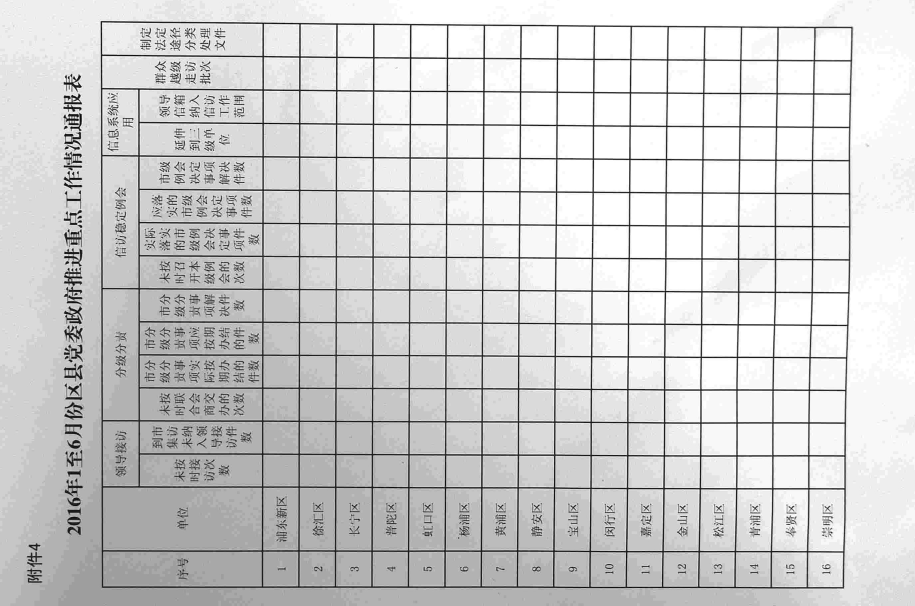
#> input picture ocr-v3/image/A4_1.jpg, 2745 x 1818 px (shown at 1/3 size); its folder holds only this picture in this run
$ python -i myRecognizer.py   (imports and definitions only)   (Python 2 division)
#> lines starting #> are read from the running program, lines starting #| are printed output that depends on the picture; after the words box and inside, x2 and y2 are one past the last pixel; in counts of white or black regions, pixels touching at a corner belong together
#!usr/bin/env/python
# -*- coding: utf-8 -*-
import os
import cv2
import numpy as np
import xlwt
import datetime
import platform


class MyRecognizer(object):

    def __init__(self,):
        super(MyRecognizer,self).__init__()
        self.path    = os.path.join(os.path.dirname(__file__),'output/')
        self.picedir = os.path.join(os.path.dirname(__file__),'pice/')
        self.tesseractConfig = os.path.join(os.path.dirname(__file__),'t_config')

        self.iterTimes    = 0
        self.maxIters     = 200
        self.yMinOffset   = 480
        self.isExcel      = False
        self.isA4         = False
        self.rotateNeeded = False

        self.tableSettingsA3  = {"minHigh":50,"maxHigh":200,"minArea":1200,"yRows":15,
                                 "myWeight":3000,"maxWeight":300,"offset":20,"yMinOffset":480}
        self.tableSettingsA4 = {"minHigh":50,"maxHigh":140,"minArea":1200,"yRows":16,
                                 "myWeight":1500,"maxWeight":200,"offset":10,"yMinOffset":150}
        self.domain = {"1":"浦东新区","2":"徐汇区","3":"长宁区","4":"普陀区","5":"虹口区","6":"杨浦区","7":"黄浦区","8":"静安区",
                       "9":"宝山区","10":"闵行区","11":"嘉定区","12":"金山区","13":"松江区","14":"青浦区", "15":"奉贤区","16":"崇明县","17":"unkown"}

        if not os.path.exists(self.path):
            os.mkdir(self.path)

        if not os.path.exists(self.picedir):
            os.mkdir(self.picedir)

        if (platform.system() == 'Windows') and (not os.path.isfile(self.tesseractConfig)):
            fp = open(self.tesseractConfig,'wb')
            fp.write('tessedit_char_whitelist 0123456789-.%')
            fp.close()


    # [4 lines left out: function reset, not called in this run]


    def recognize(self,imageName,y_min_offset = 480):
        try:
            return self.tableRecognizer(imageName,y_min_offset = y_min_offset)
        except:
            piceList = os.listdir(self.picedir)
            for p in piceList:
                os.remove(self.picedir + p)


    def tableRecognizer(self,imageName,y_min_offset = 480):
#> called with imageName = '../image/A4_1.jpg', y_min_offset = 480
        if not os.path.isfile(imageName):
            self.reset()
            raise TypeError,'function tableTreeRecognizer need a file name as input'
        self.iterTimes = self.iterTimes + 1
        if self.iterTimes > self.maxIters:
            self.reset()
            raise ValueError,'This image cannot be recognized'
        # print "tableRecognizer y_min_offset = %d " %(y_min_offset,)
        image = cv2.imread(imageName)
#> image is the input picture: shape (1818, 2745, 3); min 0, max 255, mean 208.4

        if self.isA4:
            tableSettings = self.tableSettingsA4
            gray = cv2.cvtColor(image,cv2.COLOR_BGR2GRAY)
            gray = self.rotate90DegreesToRight(gray)
            if self.rotateNeeded:
                gray = self.rotate90DegreesToRight(gray)  #顺时针旋转九十度
                gray = self.rotate90DegreesToRight(gray)
            cv2.imwrite(self.path +'gray.jpg',gray)
            image = cv2.imread(self.path + 'gray.jpg')
            gray = cv2.cvtColor(image,cv2.COLOR_BGR2GRAY)
            os.remove(self.path + 'gray.jpg')
        else:
            tableSettings = self.tableSettingsA3
            gray = cv2.cvtColor(image,cv2.COLOR_BGR2GRAY)

        myGray = gray.copy()
        GaussianBlur = cv2.GaussianBlur(gray,(5,5),0)
        adaptiveBinary = cv2.adaptiveThreshold(GaussianBlur,255,cv2.ADAPTIVE_THRESH_MEAN_C,cv2.THRESH_BINARY,11,2)
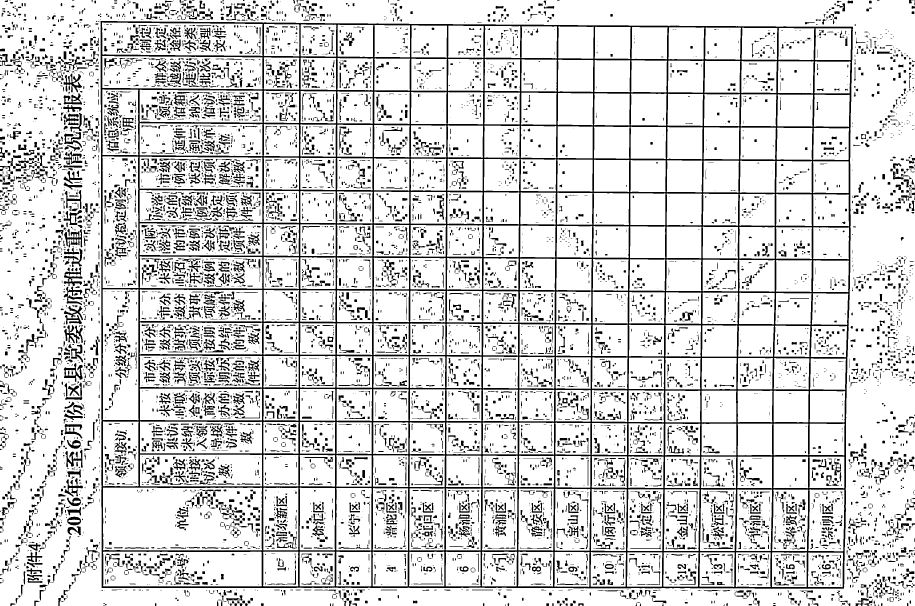
#> adaptiveBinary: shape (1818, 2745) (shown at 1/3 size); 83.8% white; 9397 black regions (4419 under 20 px), largest, box (x1, y1, x2, y2) and area: (301, 63, 2559, 1766) 314544, (55, 913, 154, 1060) 1288, (192, 975, 249, 1030) 1282
        retVal,threshBinary = cv2.threshold(GaussianBlur,0,255,cv2.THRESH_BINARY+cv2.THRESH_OTSU)
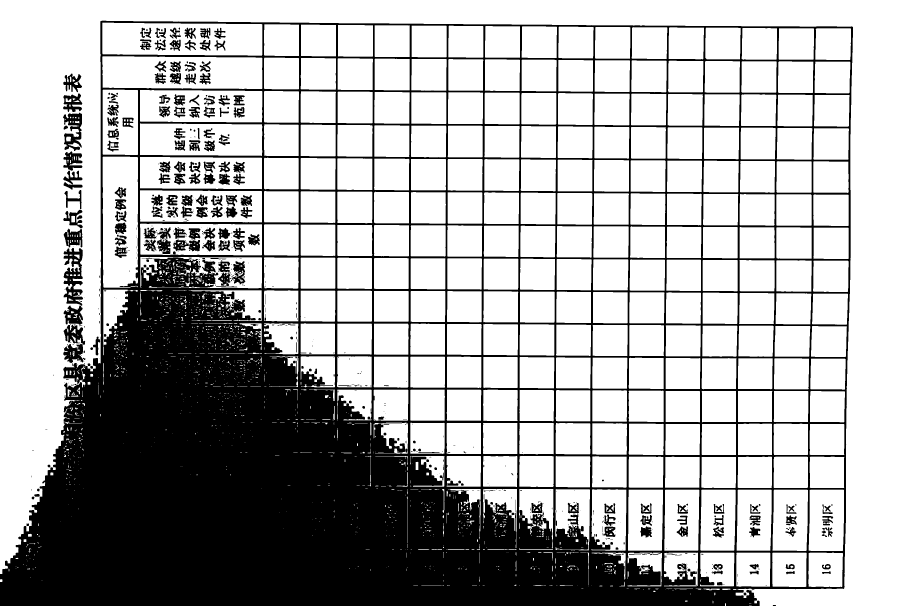
#> threshBinary: shape (1818, 2745) (shown at 1/3 size); 70.2% white; 585 black regions (306 under 20 px)
#> retVal = 191
        contours, hierarchy = cv2.findContours(adaptiveBinary,cv2.RETR_TREE,cv2.CHAIN_APPROX_SIMPLE)
#> contours = 14427 contours, 6825 with area under 20; largest, box (x1, y1, x2, y2) and area: (0, 0, 2745, 1818) 4978568, (300, 62, 2560, 1767) 3796917, (309, 1463, 786, 1651) 88580, (309, 1655, 786, 1759) 48570, (306, 67, 788, 168) 45350

        contoursAreaList = []
        areaList = []
        wideList = []
        hightList = []
        x_asix = []
        y_asix = []
        max_three_w = []
        for cnt in contours:
            contourArea = cv2.contourArea(cnt)
            [x,y,w,h] = cv2.boundingRect(cnt)
            areaList.append(contourArea)
            wideList.append(w)
            hightList.append(h)
            x_asix.append(x)
            y_asix.append(y)
            if contourArea > tableSettings["minArea"]:
                contoursAreaList.append([x,y,w,h])
            if w > tableSettings["myWeight"]:
                max_three_w.append(w)
#> this loop made 14427 passes
#> (contourArea, x, y, w, h) on passes 1, 3, 8: (20, 1739, 1814, 8, 4), (30, 2574, 1813, 10, 5), (34.5, 0, 501, 8, 6)
#> after the loop, areaList = 14427 values, max 4978568.5 at index 15, min 0 at index 4, mean 890.8; contoursAreaList = 284 items, first 6: [0, 0, 2745, 1818], [190, 1088, 59, 59], [191, 974, 59, 57], [190, 859, 59, 58], [190, 801, 59, 58], [191, 687, 57, 56]; hightList = 14427 values, max 1818 at index 15, min 1 at index 5, mean 10.4; max_three_w = []; wideList = 14427 values, max 2745 at index 15, min 1 at index 4, mean 11.24; x_asix = 14427 values, max 2744 at index 5, min 0 at index 7, mean 1179.4; y_asix = 14427 values, max 1814 at index 0, min 0 at index 14, mean 986.4

        if len(max_three_w) < 3:
            raise IndexError('max_three_w is not three')

        max_three_w.sort()
        max_index = wideList.index(max_three_w[0])
        [x,y,w,h] = [x_asix[max_index],y_asix[max_index],wideList[max_index],hightList[max_index]]

        x_min = x - tableSettings["offset"]
        x_max = x + w + tableSettings["offset"]
        y_min = y - tableSettings["offset"]
        y_max = y + h + tableSettings["offset"]


        myContours = []
        for [x,y,w,h] in contoursAreaList:
            if x > x_min and x < x_max:
                if y > y_min+y_min_offset and y < y_max:
                    if h<tableSettings["maxHigh"] and h>tableSettings["minHigh"] and w<tableSettings["maxWeight"]:
                        myContours.append([x,y,w,h])
        #print "myContours = ",len(myContours)
        wList = []
        hList = []
        xList = []
        yList = []
        for [x,y,w,h] in myContours:
            xList.append(x)
            yList.append(y)
            wList.append(w)
            hList.append(h)

        xList = self.maopaoSort(xList)
        xLadder = self.getLadder(xList)
        xThresh = []
        for i in xrange(len(xList)-1):
            if xList[i+1]-xList[i]>xLadder:
                xThresh.append((xList[i]+xList[i+1])/2)

        yList = self.maopaoSort(yList)
        yLadder = self.getLadder(yList)
        yThresh = []
        for i in xrange(len(yList)-1):
            if yList[i+1]-yList[i]>yLadder:
                yThresh.append((yList[i]+yList[i+1])/2)

        if len(yThresh) < tableSettings["yRows"]:
            y_min_offset = y_min_offset - 10
            return self.tableRecognizer(imageName,y_min_offset)

        elif len(yThresh) > tableSettings["yRows"]:
            y_min_offset = y_min_offset + 10
            return self.tableRecognizer(imageName,y_min_offset)

        else:
            pass

        xoffset = 2
        yoffset = 2
        for [x,y,w,h] in myContours:
            xlabel = str(self.getLabel(x,xThresh))
            ylabel = str(self.getLabel(y,yThresh))
            pice = threshBinary[y+yoffset:y+h-yoffset,x+xoffset:x+w-xoffset]
            picename = self.picedir +'x' +xlabel+'y'+ylabel+'.jpg'
            cv2.imwrite(picename,pice)
        piceList = os.listdir(self.picedir)
        #print "pice number = ",len(piceList)
        retDict =  self.recAndReturnAsList(self.picedir)  # ret = {"excel":excelname,"data":list}
        piceList = os.listdir(self.picedir)
        for p in piceList:
            os.remove(self.picedir + p)
        retDict["data"] = self.polishRetlist(retDict["data"])
        self.reset()
        return retDict


    # [126 lines left out: functions getLabel, maopaoSort, getLadder, rotate90DegreesToRight, wordRecognize, recAndReturnAsList and 1 more, not called in this run]


recognizerObject = MyRecognizer()

>>> result = MyRecognizer().recognize('../image/A4_1.jpg')

$ run again, on ocr-v3/image/A4_2.jpg
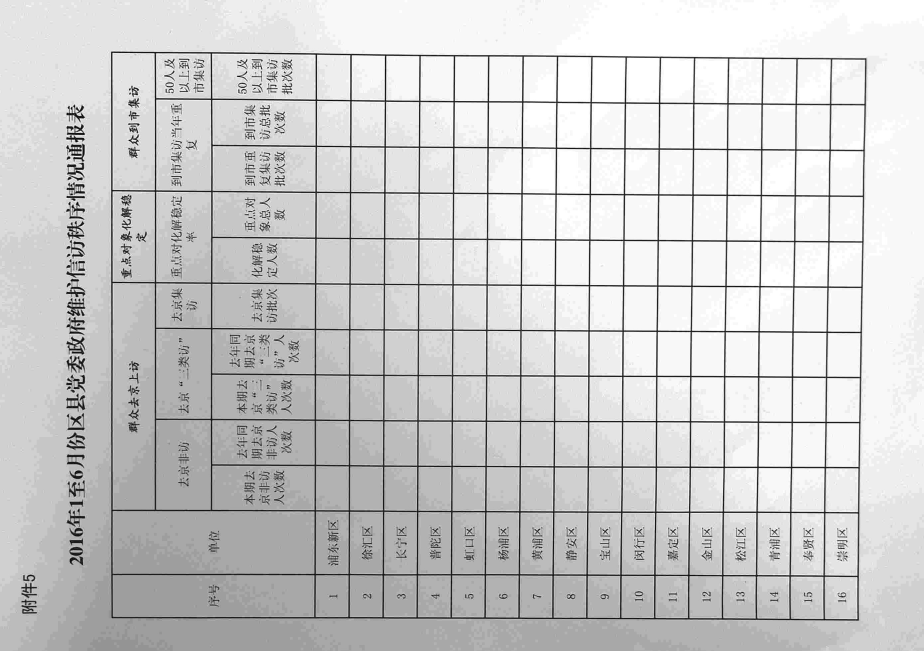
#> input picture ocr-v3/image/A4_2.jpg, 2772 x 1952 px (shown at 1/3 size)
#> in tableRecognizer, image is the input picture: shape (1952, 2772, 3); min 0, max 255, mean 205.7
#> in tableRecognizer, `adaptiveBinary = cv2.adaptiveThreshold(GaussianBlur,255,cv2.ADAPTIVE_T..`:
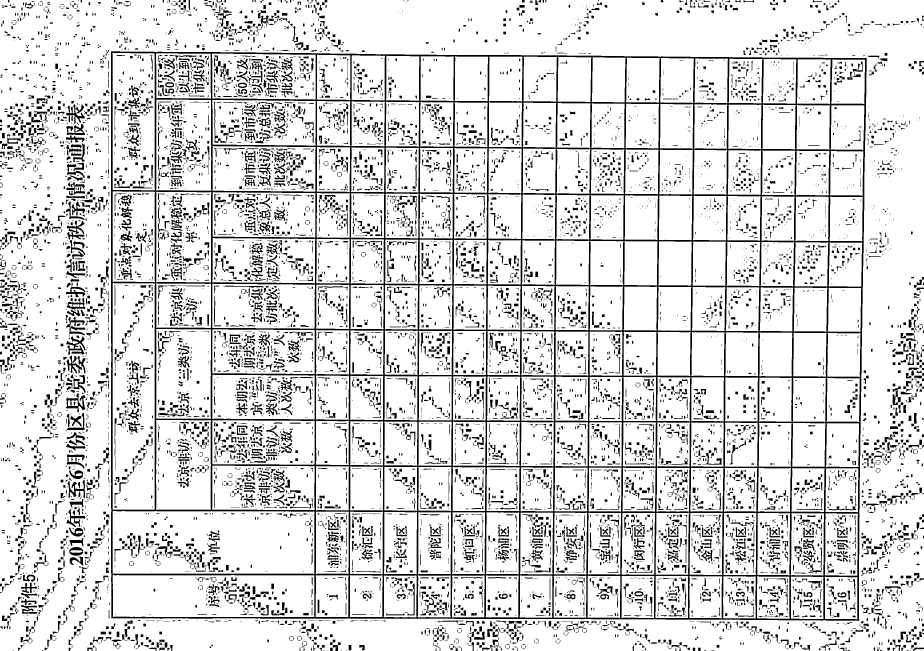
#> adaptiveBinary: shape (1952, 2772) (shown at 1/3 size); 85.4% white; 10490 black regions (4783 under 20 px), largest, box (x1, y1, x2, y2) and area: (332, 154, 2601, 1863) 280088, (199, 1009, 257, 1065) 1339, (199, 1067, 256, 1120) 1285
#> in tableRecognizer, `retVal,threshBinary = cv2.threshold(GaussianBlur,0,255,cv2.THRESH_BINA..`:
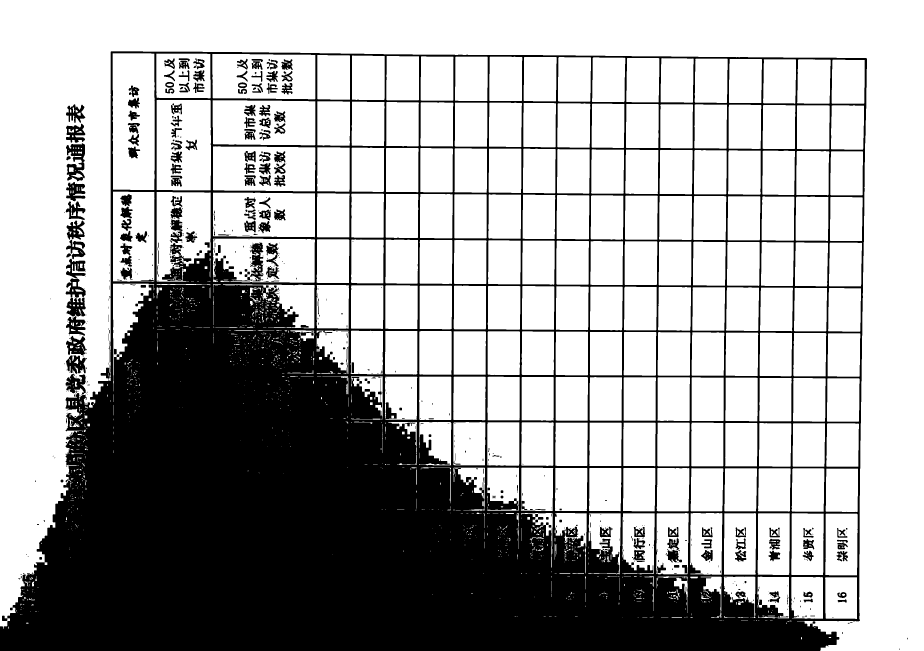
#> threshBinary: shape (1952, 2772) (shown at 1/3 size); 67.3% white; 608 black regions (360 under 20 px)
#> retVal = 192
#> contours = 15502 contours, 7452 with area under 20; largest, box (x1, y1, x2, y2) and area: (0, 0, 2772, 1952) 5397984, (331, 153, 2602, 1864) 3818316, (338, 1533, 944, 1722) 112298, (338, 849, 465, 1529) 84756, (338, 1725, 944, 1851) 74752
#> the loop in tableRecognizer, `for cnt in contours:` made 15502 passes
#> (contourArea, x, y, w, h) on passes 1, 2, 9: (92, 2742, 1947, 30, 5), (29.5, 266, 1947, 9, 5), (71, 2233, 0, 26, 4)
#> after the loop in tableRecognizer, `for cnt in contours:`: areaList = 15502 values, max 5397983.5 at index 10, min 0 at index 2, mean 862.7; contoursAreaList = 220 items, first 6: [0, 0, 2772, 1952], [199, 1362, 56, 45], [197, 1179, 60, 59], [198, 1008, 60, 58], [198, 950, 59, 57], [198, 312, 58, 61]; hightList = 15502 values, max 1952 at index 10, min 1 at index 4, mean 10.55; max_three_w = []; wideList = 15502 values, max 2772 at index 10, min 1 at index 2, mean 9.86; x_asix = 15502 values, max 2769 at index 4, min 0 at index 10, mean 1268.6; y_asix = 15502 values, max 1947 at index 0, min 0 at index 8, mean 1039.3

$ run again, on ocr-v3/image/A4_3.jpg
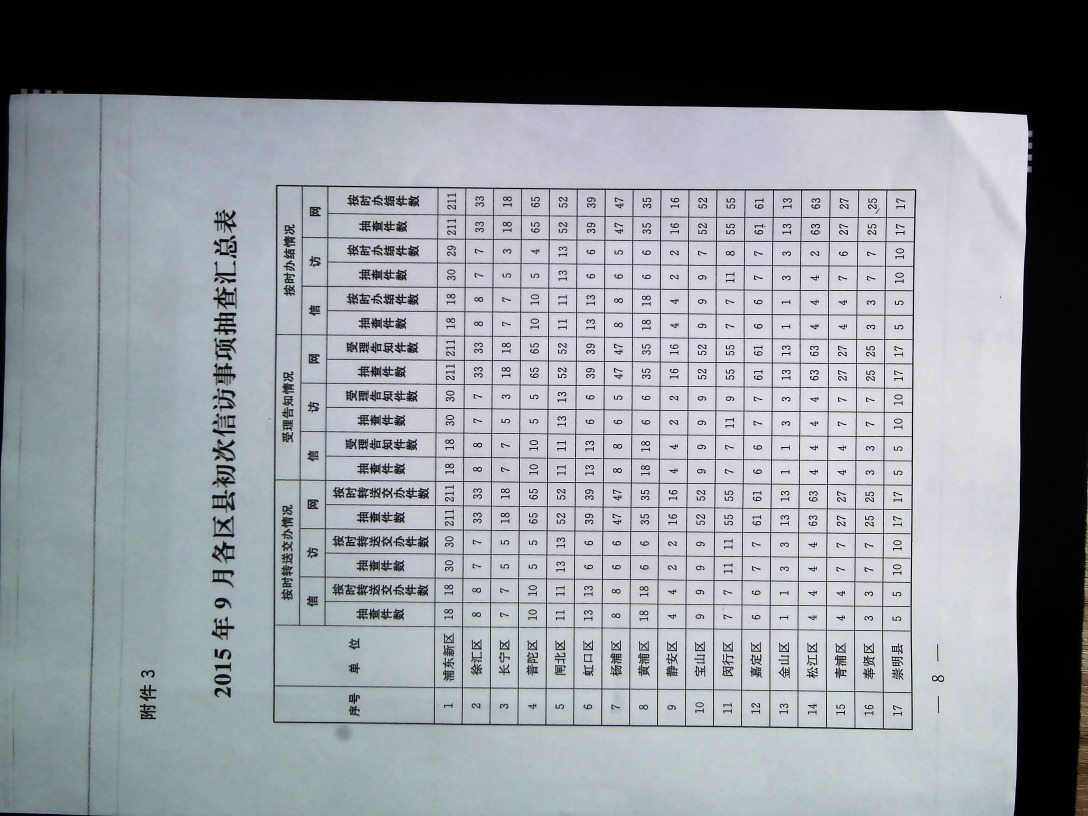
#> input picture ocr-v3/image/A4_3.jpg, 3264 x 2448 px (shown at 1/3 size)
#> in tableRecognizer, image is the input picture: shape (2448, 3264, 3); mean B, G, R 153.5, 147.8, 142.9
#> in tableRecognizer, `adaptiveBinary = cv2.adaptiveThreshold(GaussianBlur,255,cv2.ADAPTIVE_T..`:
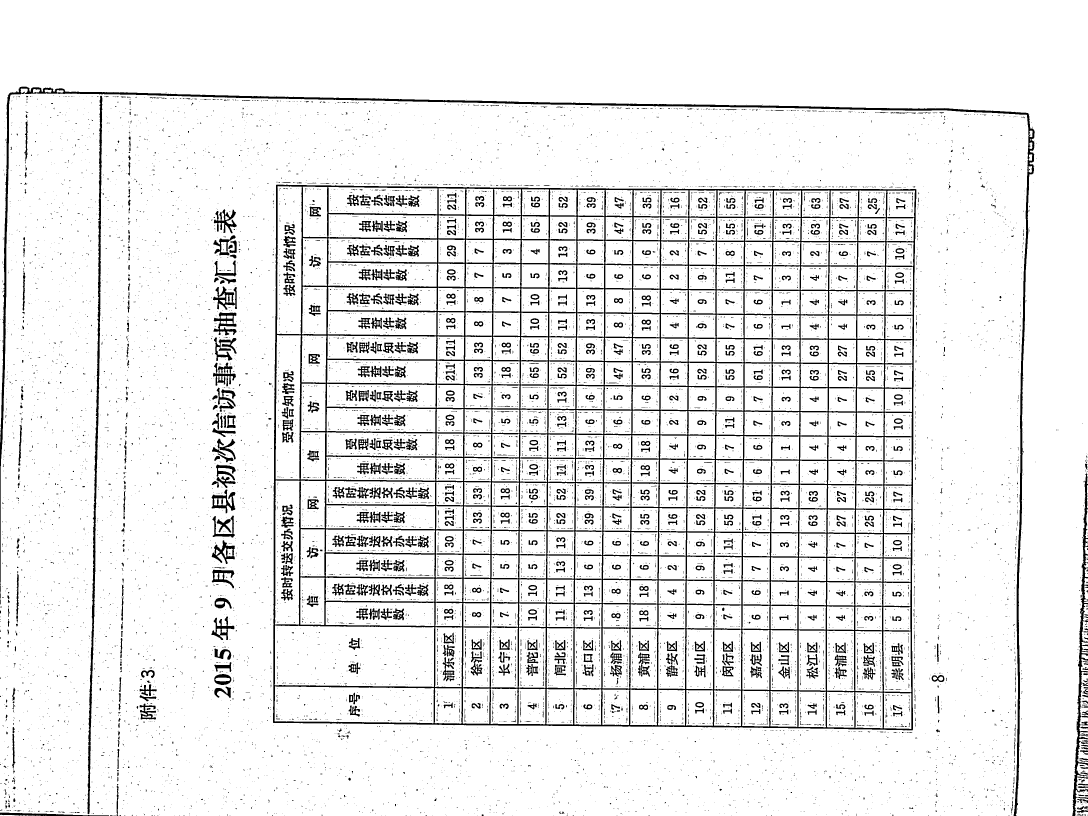
#> adaptiveBinary: shape (2448, 3264) (shown at 1/3 size); 91.7% white; 14886 black regions (13618 under 20 px), largest, box (x1, y1, x2, y2) and area: (819, 554, 2749, 2191) 283478, (0, 260, 3104, 2448) 41510, (262, 287, 307, 2443) 13356
#> in tableRecognizer, `retVal,threshBinary = cv2.threshold(GaussianBlur,0,255,cv2.THRESH_BINA..`:
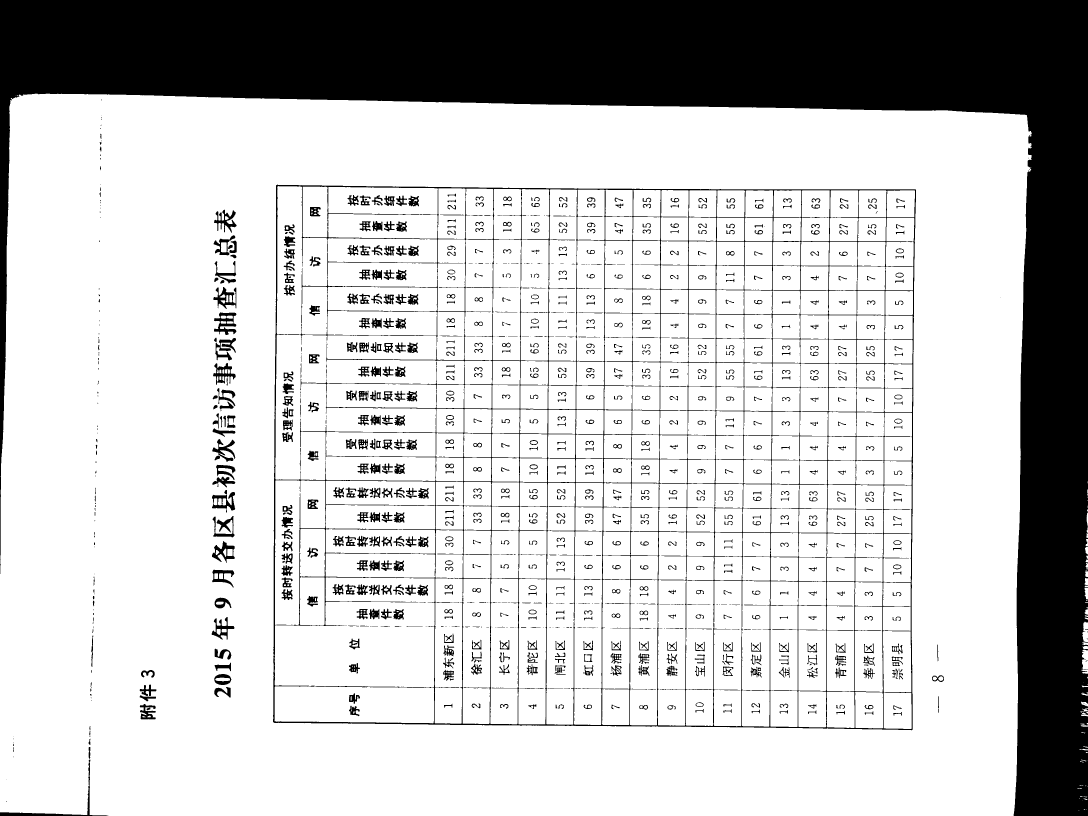
#> threshBinary: shape (2448, 3264) (shown at 1/3 size); 77.7% white; 1141 black regions (206 under 20 px)
#> retVal = 99
#> contours = 17016 contours, 14369 with area under 20; largest, box (x1, y1, x2, y2) and area: (0, 265, 3086, 2448) 6520271, (818, 553, 2750, 2192) 3099977, (0, 0, 3264, 2448) 1387386, (824, 1876, 1303, 2061) 84314, (823, 2059, 1302, 2170) 49040
#> the loop in tableRecognizer, `for cnt in contours:` made 17016 passes
#> (contourArea, x, y, w, h) on passes 5 to 7: (114, 0, 2444, 106, 4), (72, 3245, 2423, 19, 9), (1217, 3224, 2392, 40, 56)
#> after the loop in tableRecognizer, `for cnt in contours:`: areaList = 17016 values, max 6520271 at index 92, min 0 at index 0, mean 837.1; contoursAreaList = 396 items, first 6: [3224, 2392, 40, 56], [3227, 2325, 37, 68], [3238, 2015, 26, 159], [0, 265, 3086, 2183], [418, 2110, 51, 50], [642, 2021, 53, 35]; hightList = 17016 values, max 2448 at index 16895, min 1 at index 0, mean 7.68; max_three_w = [3086, 3264]; wideList = 17016 values, max 3264 at index 16895, min 1 at index 55, mean 8.1; x_asix = 17016 values, max 3263 at index 55, min 0 at index 4, mean 1562.3; y_asix = 17016 values, max 2447 at index 0, min 0 at index 16895, mean 1382.6
